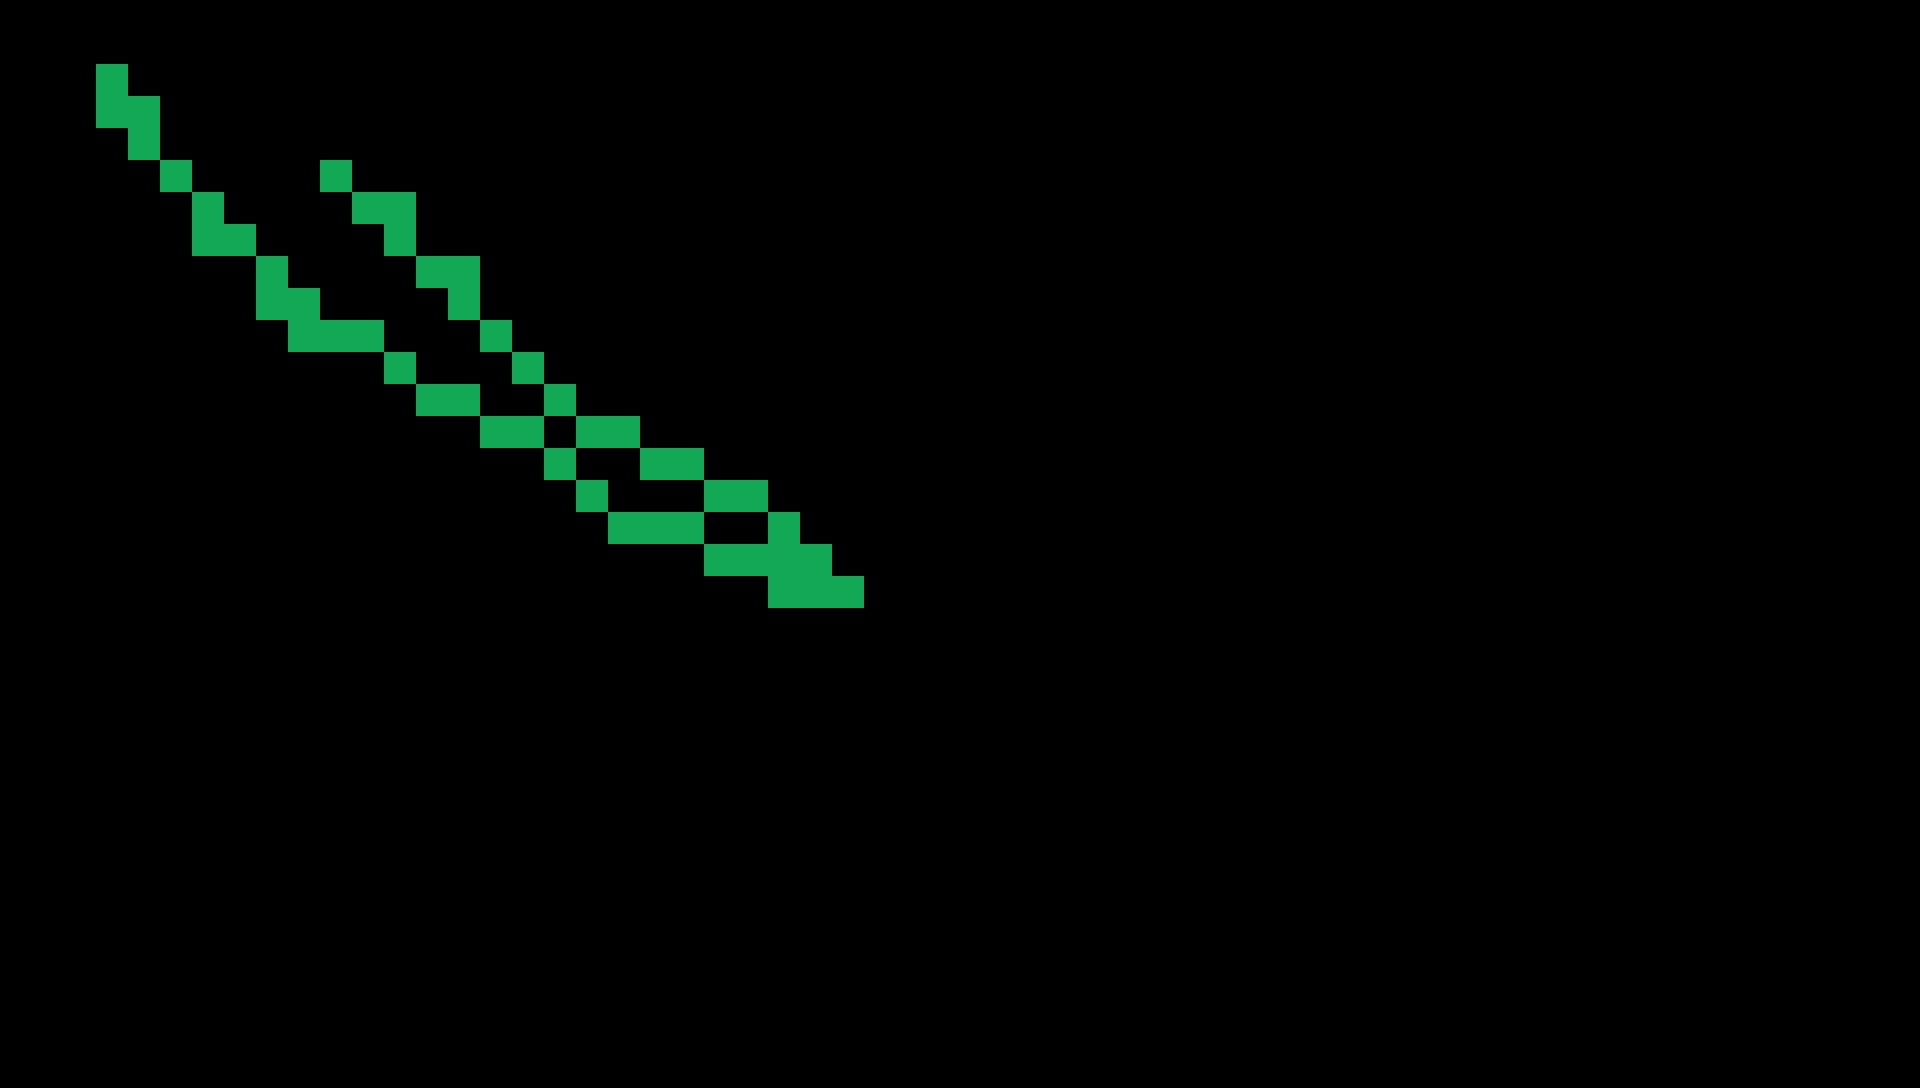

Below is a game level as drawn by its tile map, then a one-line description and the .tmx file that defines it, in full:
An orthogonal 60x34 tile map with 32x32 px tiles, 1 tile layer (Tile Layer 1).

<map version="1.0" orientation="orthogonal" renderorder="right-down" width="60" height="34" tilewidth="32" tileheight="32" nextobjectid="1">
 <tileset firstgid="1" name="sheet" tilewidth="32" tileheight="32">
  <image source="../sheet.png" width="640" height="288" />
 </tileset>
 <layer name="Tile Layer 1" width="60" height="34">
  <data encoding="csv">
0,0,0,0,0,0,0,0,0,0,0,0,0,0,0,0,0,0,0,0,0,0,0,0,0,0,0,0,0,0,0,0,0,0,0,0,0,0,0,0,0,0,0,0,0,0,0,0,0,0,0,0,0,0,0,0,0,0,0,0,
0,0,0,0,0,0,0,0,0,0,0,0,0,0,0,0,0,0,0,0,0,0,0,0,0,0,0,0,0,0,0,0,0,0,0,0,0,0,0,0,0,0,0,0,0,0,0,0,0,0,0,0,0,0,0,0,0,0,0,0,
0,0,0,70,0,0,0,0,0,0,0,0,0,0,0,0,0,0,0,0,0,0,0,0,0,0,0,0,0,0,0,0,0,0,0,0,0,0,0,0,0,0,0,0,0,0,0,0,0,0,0,0,0,0,0,0,0,0,0,0,
0,0,0,70,70,0,0,0,0,0,0,0,0,0,0,0,0,0,0,0,0,0,0,0,0,0,0,0,0,0,0,0,0,0,0,0,0,0,0,0,0,0,0,0,0,0,0,0,0,0,0,0,0,0,0,0,0,0,0,0,
0,0,0,0,70,0,0,0,0,0,0,0,0,0,0,0,0,0,0,0,0,0,0,0,0,0,0,0,0,0,0,0,0,0,0,0,0,0,0,0,0,0,0,0,0,0,0,0,0,0,0,0,0,0,0,0,0,0,0,0,
0,0,0,0,0,70,0,0,0,0,70,0,0,0,0,0,0,0,0,0,0,0,0,0,0,0,0,0,0,0,0,0,0,0,0,0,0,0,0,0,0,0,0,0,0,0,0,0,0,0,0,0,0,0,0,0,0,0,0,0,
0,0,0,0,0,0,70,0,0,0,0,70,70,0,0,0,0,0,0,0,0,0,0,0,0,0,0,0,0,0,0,0,0,0,0,0,0,0,0,0,0,0,0,0,0,0,0,0,0,0,0,0,0,0,0,0,0,0,0,0,
0,0,0,0,0,0,70,70,0,0,0,0,70,0,0,0,0,0,0,0,0,0,0,0,0,0,0,0,0,0,0,0,0,0,0,0,0,0,0,0,0,0,0,0,0,0,0,0,0,0,0,0,0,0,0,0,0,0,0,0,
0,0,0,0,0,0,0,0,70,0,0,0,0,70,70,0,0,0,0,0,0,0,0,0,0,0,0,0,0,0,0,0,0,0,0,0,0,0,0,0,0,0,0,0,0,0,0,0,0,0,0,0,0,0,0,0,0,0,0,0,
0,0,0,0,0,0,0,0,70,70,0,0,0,0,70,0,0,0,0,0,0,0,0,0,0,0,0,0,0,0,0,0,0,0,0,0,0,0,0,0,0,0,0,0,0,0,0,0,0,0,0,0,0,0,0,0,0,0,0,0,
0,0,0,0,0,0,0,0,0,70,70,70,0,0,0,70,0,0,0,0,0,0,0,0,0,0,0,0,0,0,0,0,0,0,0,0,0,0,0,0,0,0,0,0,0,0,0,0,0,0,0,0,0,0,0,0,0,0,0,0,
0,0,0,0,0,0,0,0,0,0,0,0,70,0,0,0,70,0,0,0,0,0,0,0,0,0,0,0,0,0,0,0,0,0,0,0,0,0,0,0,0,0,0,0,0,0,0,0,0,0,0,0,0,0,0,0,0,0,0,0,
0,0,0,0,0,0,0,0,0,0,0,0,0,70,70,0,0,70,0,0,0,0,0,0,0,0,0,0,0,0,0,0,0,0,0,0,0,0,0,0,0,0,0,0,0,0,0,0,0,0,0,0,0,0,0,0,0,0,0,0,
0,0,0,0,0,0,0,0,0,0,0,0,0,0,0,70,70,0,70,70,0,0,0,0,0,0,0,0,0,0,0,0,0,0,0,0,0,0,0,0,0,0,0,0,0,0,0,0,0,0,0,0,0,0,0,0,0,0,0,0,
0,0,0,0,0,0,0,0,0,0,0,0,0,0,0,0,0,70,0,0,70,70,0,0,0,0,0,0,0,0,0,0,0,0,0,0,0,0,0,0,0,0,0,0,0,0,0,0,0,0,0,0,0,0,0,0,0,0,0,0,
0,0,0,0,0,0,0,0,0,0,0,0,0,0,0,0,0,0,70,0,0,0,70,70,0,0,0,0,0,0,0,0,0,0,0,0,0,0,0,0,0,0,0,0,0,0,0,0,0,0,0,0,0,0,0,0,0,0,0,0,
0,0,0,0,0,0,0,0,0,0,0,0,0,0,0,0,0,0,0,70,70,70,0,0,70,0,0,0,0,0,0,0,0,0,0,0,0,0,0,0,0,0,0,0,0,0,0,0,0,0,0,0,0,0,0,0,0,0,0,0,
0,0,0,0,0,0,0,0,0,0,0,0,0,0,0,0,0,0,0,0,0,0,70,70,70,70,0,0,0,0,0,0,0,0,0,0,0,0,0,0,0,0,0,0,0,0,0,0,0,0,0,0,0,0,0,0,0,0,0,0,
0,0,0,0,0,0,0,0,0,0,0,0,0,0,0,0,0,0,0,0,0,0,0,0,70,70,70,0,0,0,0,0,0,0,0,0,0,0,0,0,0,0,0,0,0,0,0,0,0,0,0,0,0,0,0,0,0,0,0,0,
0,0,0,0,0,0,0,0,0,0,0,0,0,0,0,0,0,0,0,0,0,0,0,0,0,0,0,0,0,0,0,0,0,0,0,0,0,0,0,0,0,0,0,0,0,0,0,0,0,0,0,0,0,0,0,0,0,0,0,0,
0,0,0,0,0,0,0,0,0,0,0,0,0,0,0,0,0,0,0,0,0,0,0,0,0,0,0,0,0,0,0,0,0,0,0,0,0,0,0,0,0,0,0,0,0,0,0,0,0,0,0,0,0,0,0,0,0,0,0,0,
0,0,0,0,0,0,0,0,0,0,0,0,0,0,0,0,0,0,0,0,0,0,0,0,0,0,0,0,0,0,0,0,0,0,0,0,0,0,0,0,0,0,0,0,0,0,0,0,0,0,0,0,0,0,0,0,0,0,0,0,
0,0,0,0,0,0,0,0,0,0,0,0,0,0,0,0,0,0,0,0,0,0,0,0,0,0,0,0,0,0,0,0,0,0,0,0,0,0,0,0,0,0,0,0,0,0,0,0,0,0,0,0,0,0,0,0,0,0,0,0,
0,0,0,0,0,0,0,0,0,0,0,0,0,0,0,0,0,0,0,0,0,0,0,0,0,0,0,0,0,0,0,0,0,0,0,0,0,0,0,0,0,0,0,0,0,0,0,0,0,0,0,0,0,0,0,0,0,0,0,0,
0,0,0,0,0,0,0,0,0,0,0,0,0,0,0,0,0,0,0,0,0,0,0,0,0,0,0,0,0,0,0,0,0,0,0,0,0,0,0,0,0,0,0,0,0,0,0,0,0,0,0,0,0,0,0,0,0,0,0,0,
0,0,0,0,0,0,0,0,0,0,0,0,0,0,0,0,0,0,0,0,0,0,0,0,0,0,0,0,0,0,0,0,0,0,0,0,0,0,0,0,0,0,0,0,0,0,0,0,0,0,0,0,0,0,0,0,0,0,0,0,
0,0,0,0,0,0,0,0,0,0,0,0,0,0,0,0,0,0,0,0,0,0,0,0,0,0,0,0,0,0,0,0,0,0,0,0,0,0,0,0,0,0,0,0,0,0,0,0,0,0,0,0,0,0,0,0,0,0,0,0,
0,0,0,0,0,0,0,0,0,0,0,0,0,0,0,0,0,0,0,0,0,0,0,0,0,0,0,0,0,0,0,0,0,0,0,0,0,0,0,0,0,0,0,0,0,0,0,0,0,0,0,0,0,0,0,0,0,0,0,0,
0,0,0,0,0,0,0,0,0,0,0,0,0,0,0,0,0,0,0,0,0,0,0,0,0,0,0,0,0,0,0,0,0,0,0,0,0,0,0,0,0,0,0,0,0,0,0,0,0,0,0,0,0,0,0,0,0,0,0,0,
0,0,0,0,0,0,0,0,0,0,0,0,0,0,0,0,0,0,0,0,0,0,0,0,0,0,0,0,0,0,0,0,0,0,0,0,0,0,0,0,0,0,0,0,0,0,0,0,0,0,0,0,0,0,0,0,0,0,0,0,
0,0,0,0,0,0,0,0,0,0,0,0,0,0,0,0,0,0,0,0,0,0,0,0,0,0,0,0,0,0,0,0,0,0,0,0,0,0,0,0,0,0,0,0,0,0,0,0,0,0,0,0,0,0,0,0,0,0,0,0,
0,0,0,0,0,0,0,0,0,0,0,0,0,0,0,0,0,0,0,0,0,0,0,0,0,0,0,0,0,0,0,0,0,0,0,0,0,0,0,0,0,0,0,0,0,0,0,0,0,0,0,0,0,0,0,0,0,0,0,0,
0,0,0,0,0,0,0,0,0,0,0,0,0,0,0,0,0,0,0,0,0,0,0,0,0,0,0,0,0,0,0,0,0,0,0,0,0,0,0,0,0,0,0,0,0,0,0,0,0,0,0,0,0,0,0,0,0,0,0,0,
0,0,0,0,0,0,0,0,0,0,0,0,0,0,0,0,0,0,0,0,0,0,0,0,0,0,0,0,0,0,0,0,0,0,0,0,0,0,0,0,0,0,0,0,0,0,0,0,0,0,0,0,0,0,0,0,0,0,0,0
</data>
 </layer>
</map>
